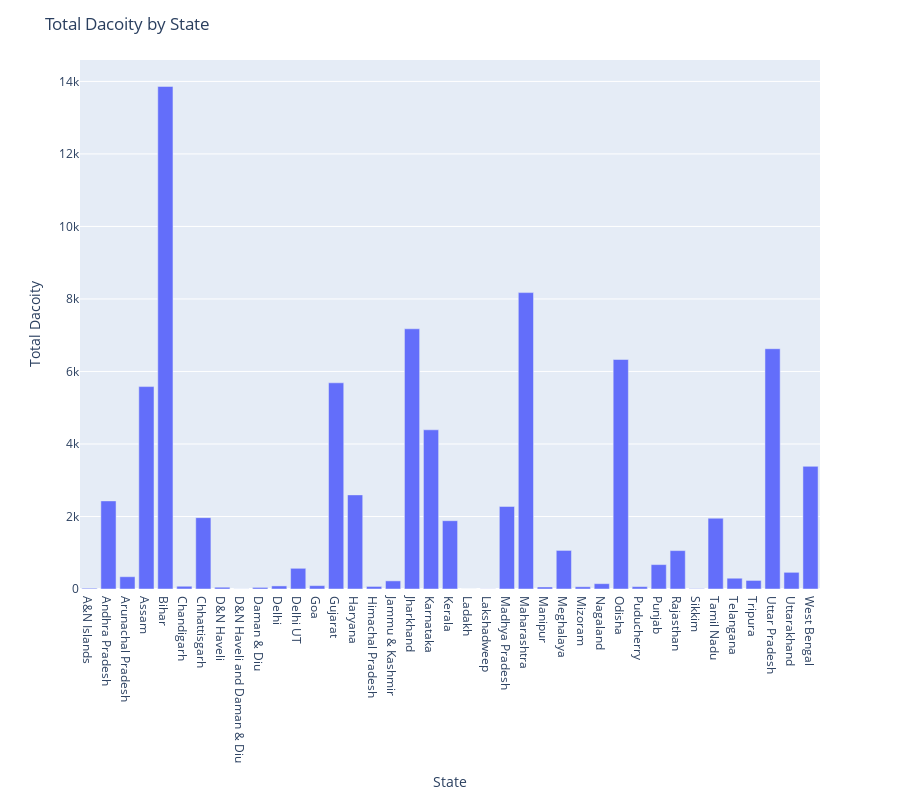

The notebook cell this image was saved under:
### Markdown cell above
# Cluster1

### Code cell
import plotly.express as px


state_totals = cluster1.groupby('STATE')['TOTAL Dacoity'].sum().reset_index()

fig = px.bar(state_totals, x='STATE', y='TOTAL Dacoity', height=800)
fig.update_layout(title='Total Dacoity by State', xaxis_title='State', yaxis_title='Total Dacoity')
fig.show()

### Figure 1 — Plotly figure (JSON) as saved in the notebook; plotly's stock layout.template omitted (floating-point values rounded to 4 significant figures)
{"data": [{"alignmentgroup": "True", "hovertemplate": "STATE=%{x}<br>TOTAL Dacoity=%{y}<extra></extra>", "legendgroup": "", "marker": {"color": "#636efa", "pattern": {"shape": ""}}, "name": "", "offsetgroup": "", "orientation": "v", "showlegend": false, "textposition": "auto", "type": "bar", "x": ["A&N Islands", "Andhra Pradesh", "Arunachal Pradesh", "Assam", "Bihar", "Chandigarh", "Chhattisgarh", "D&N Haveli", "D&N Haveli and Daman & Diu", "Daman & Diu", "Delhi", "Delhi UT", "Goa", "Gujarat", "Haryana", "Himachal Pradesh", "Jammu & Kashmir", "Jharkhand", "Karnataka", "Kerala", "Ladakh", "Lakshadweep", "Madhya Pradesh", "Maharashtra", "Manipur", "Meghalaya", "Mizoram", "Nagaland", "Odisha", "Puducherry", "Punjab", "Rajasthan", "Sikkim", "Tamil Nadu", "Telangana", "Tripura", "Uttar Pradesh", "Uttarakhand", "West Bengal"], "xaxis": "x", "y": [21, 2430, 339, 5583, 13861, 76, 1968, 49, 2, 44, 85, 571, 93, 5687, 2596, 71, 224, 7177, 4391, 1884, 0, 3, 2277, 8175, 56, 1064, 62, 147, 6330, 66, 673, 1059, 9, 1952, 297, 236, 6627, 460, 3383], "yaxis": "y"}], "layout": {"barmode": "relative", "height": 800, "legend": {"tracegroupgap": 0}, "margin": {"t": 60}, "title": {"text": "Total Dacoity by State"}, "xaxis": {"anchor": "y", "domain": [0, 1], "title": {"text": "State"}}, "yaxis": {"anchor": "x", "domain": [0, 1], "title": {"text": "Total Dacoity"}}}}
